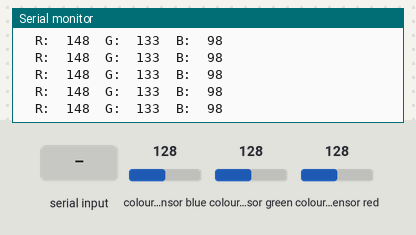
The sketch below on a simulated Arduino Uno, built with avr-gcc and run on an emulated ATmega328P. Parts: the last lines printed to the serial monitor. The test bench sets the inputs (shaded band); at power-on: colour sensor blue 128, colour sensor green 128, colour sensor red 128.

Above: at 1.2 s.
1.3 s: "1" received over Serial
At 1.63 s:
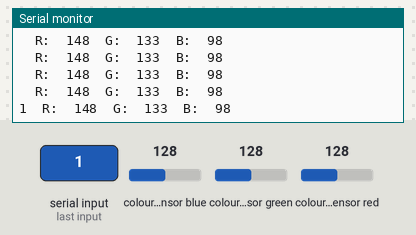
4.3 s: colour sensor blue set to 5
At 4.58 s:
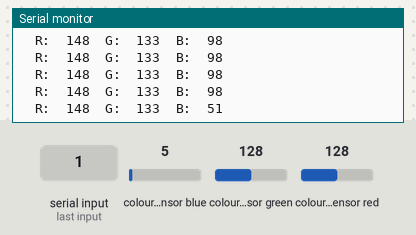
5.8 s: colour sensor green set to 5
At 5.93 s:
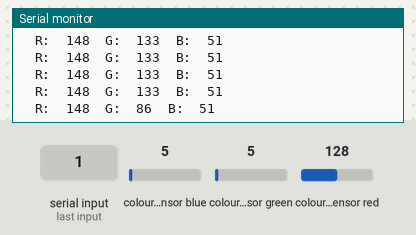
7.3 s: colour sensor red set to 5
At 7.45 s:
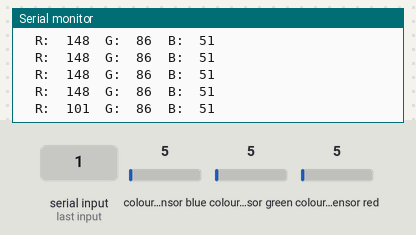
8.8 s: "0" received over Serial
At 9.05 s:
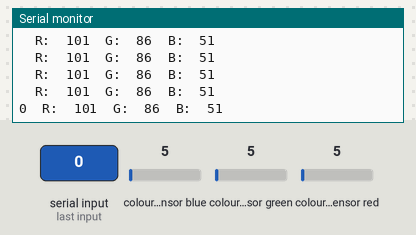
Timing chart, 0 to 11.3 s (numbered marks = the images above; inputs shaded):
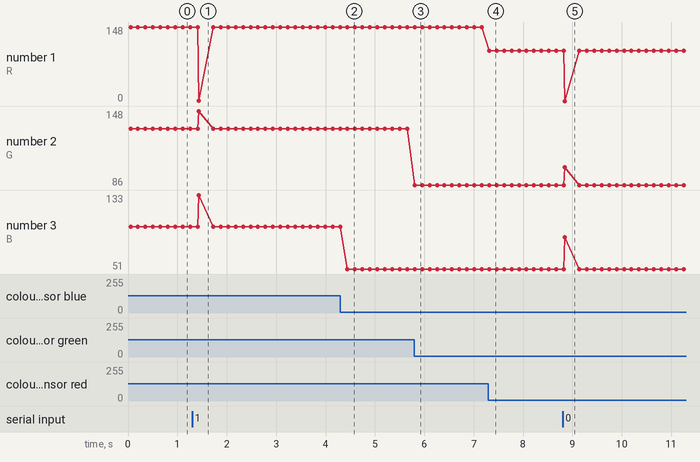

The sketch:

sketch_jun18a.ino
```cpp
#include <Wire.h>
#include "Adafruit_TCS34725.h"
#include <SoftwareSerial.h>
#define BT_RXD 8
#define BT_TXD 7
SoftwareSerial bluetooth(BT_RXD, BT_TXD);
Adafruit_TCS34725 tcs = Adafruit_TCS34725(TCS34725_INTEGRATIONTIME_50MS, TCS34725_GAIN_4X);
void setup()
{Serial.begin(9600);
 bluetooth.begin(9600);
 bluetooth.begin(9600);
  if (tcs.begin()) {
   Serial.println("Found sensor");
  } else {
    Serial.println("No TCS34725 found ... check your connections");
  }
}
void loop(){

  uint16_t clear, red, green, blue;
  tcs.getRawData(&red, &green, &blue, &clear);
  int r = map(red, 0, 21504, 0, 1025);
  int g = map(green, 0, 21504, 0, 1025);
  int b = map(blue, 0, 21504, 0, 1025);
  Serial.print("\tR:\t"); Serial.print(r+100);
  Serial.print("\tG:\t"); Serial.print(g+85);
  Serial.print("\tB:\t"); Serial.println(b+50);


  if (Serial.available()) {
   Serial.write(Serial.read());
      bluetooth.print(r+100);
      bluetooth.print(",");

      bluetooth.print(g+85);
      bluetooth.print(",");
      bluetooth.print(b+50);

      bluetooth.println();
  }

delay(100);
}
```

Measured:
- after the input at 1.3 s, the serial monitor: prints a new line after 0.13 s (image 1)
- after the input at 4.3 s, the serial monitor: prints a new line after 0.14 s (image 2)
- after the input at 5.8 s, the serial monitor: prints a new line at once (image 3)
- after the input at 7.3 s, the serial monitor: prints a new line at once (image 4)
- after the input at 8.8 s, the serial monitor: prints a new line after 0.05 s (image 5)
- plotted number 1: 148 → 101 after the input at 7.3 s
- plotted number 2: 133 → 86 after the input at 5.8 s
- plotted number 3: 98 → 51 after the input at 4.3 s
